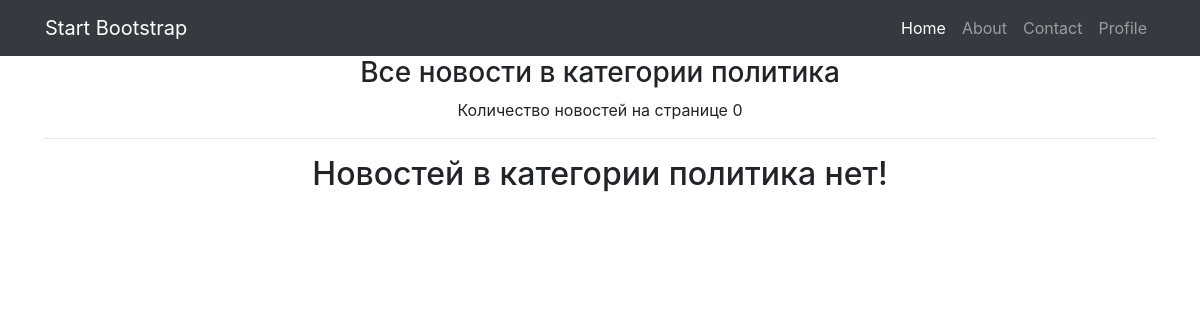
Before: /news/PLC/ with the older database file.
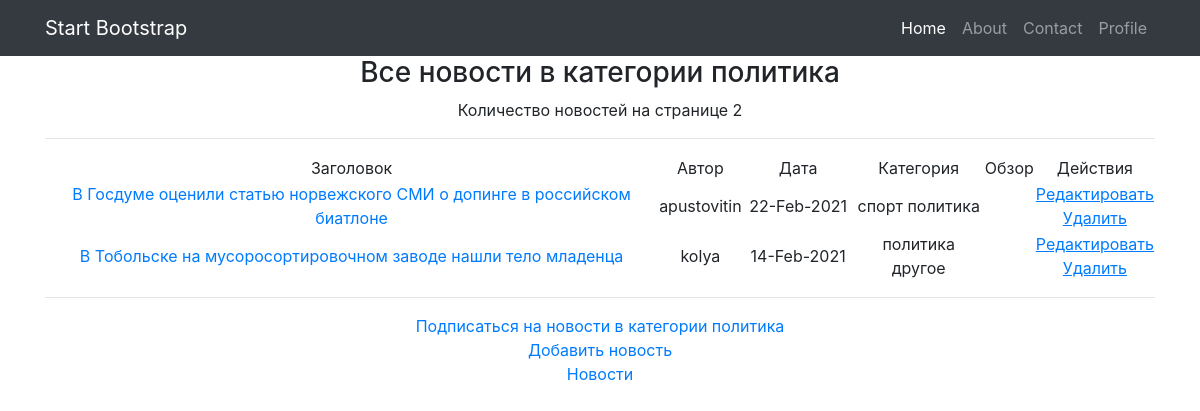
After: the same page with the newer database file.
### news/models.py (models this page shows, shortened)
class Post(models.Model):
    article = 'AT'
    news = 'NW'
    TYPES = [(article, 'статья'), (news, 'новость')]
    author = models.ForeignKey('accounts.Author', on_delete=models.CASCADE)
    type = models.CharField(max_length=2, choices=TYPES, default=news)
    creation_datetime = models.DateTimeField(auto_now_add=True)
    category = models.ManyToManyField(Category, through='PostCategory')
    title = models.CharField(max_length=255)
    content = models.TextField()
    rating = models.IntegerField(default=0)
    def get_categories(self):
        categories = []
        for post_category_obj in PostCategory.objects.filter(post=self):
            categories += [post_category_obj.category.get_category_label_list()]
        return categories

### accounts/models.py (models this page shows, shortened)
class Author(models.Model):
    user = models.OneToOneField(User, on_delete=models.CASCADE)
    rating = models.IntegerField(default=0)

### news/views.py (the view)
# urls.py: path('<str:post_category>/', cache_page(60*5)(CategorizedNewsList.as_view()), name='categorized_news'),
class CategorizedNewsList(ListView):
    model = Post
    template_name = 'categorized_news.html'
    def get_context_data(self, **kwargs):
        context = super().get_context_data(**kwargs)
        post_category = self.kwargs.get('post_category')
        category_label_list = Category.objects.get(post_category=post_category).get_category_label_list()
        context['post_category'] = category_label_list[0]
        context['category_label'] = category_label_list[1]
        user = self.request.user
        if user.is_anonymous:
            context['is_subscribtion'] = False
        else:
            context['is_subscribtion'] =\
                CategorySubscribers.objects.filter(category__post_category=post_category, user=user).exists()
        context['categorized_news'] = \
            Post.objects.filter(type='NW', category__post_category=post_category).order_by('-creation_datetime')
        return context

### news/models.py (called while the page is built)
    def get_category_label_list(self):
        for category in self.CATEGORIES:
            if category[0] == self.post_category:
                return category

### news/templatetags/custom_filters.py (called while the page is built)
@register.filter(name='profanity')
def profanity(text):
    pf_filter = ProfanityFilter(languages=['ru', 'en'])
    return pf_filter.censor(text)

### templates/categorized_news.html (shortened to what this page needs)
{% extends 'flatpages/default.html' %}
{% load custom_filters %}
{% block content %}
    <h3>Все новости в категории {{ category_label }}</h3>
    <p1>Количество новостей на странице {{ categorized_news|length }}</p1>
    <hr>
    {% if categorized_news %}
        <table>
            <tr>
                <td>
                    Заголовок
                </td>
                <td>
                    Автор
                </td>
                <td width="10%">
                    Дата
                </td>
                <td>
                    Категория
                </td>
                <td>
                    Обзор
                </td>
                <td>
                    Действия
                </td>
            </tr>
        {% for o_news in categorized_news %}
            <tr>
                <td>
                    <a href="{% url 'one_news' o_news.id %}">{{ o_news.title }}</a>
                </td>
                <td>
                    {{ o_news.author.user }}
                </td>
                <td  width="10%">
                    {{ o_news.creation_datetime|date:'d-M-Y' }}
                </td>
                <td>
                    {% for category_label_list in o_news.get_categories %}
                        {{ category_label_list.1 }}
                    {% endfor %}
                </td>
                <td>
                </td>
                <td>
                    <a href="{% url 'news_update' o_news.id %}"><u>Редактировать</u></a>
                    <br />
                    <a href="{% url 'news_delete' o_news.id %}"><u> Удалить </u></a>
                </td>
            </tr>
        {% endfor %}
        </table>
    <hr>
    {% if is_subscribtion %}
        <a href="{% url 'unsubscribe_category' post_category %}">
            Отписаться от новостей в категории {{ category_label }}
        </a>
        <br>
    {% else %}
        <a href="{% url 'subscribe_category' post_category %}">
            Подписаться на новости в категории {{ category_label }}
        </a>
        <br>
    {% endif %}
    <a href="{% url 'news_add' %}">Добавить новость</a>
    <br>
    <a href="/news/">    Новости</a>
    {% else %}
        <h2>Новостей в категории {{ category_label }} нет!</h2>
    {% endif %}
{% endblock content %}

Changed rows visible on the page:
added Post: title "В Госдуме оценили статью норвежского СМИ о допинге в российском биатлоне", author.user "apustovitin", creation_datetime "22-Feb-2021", category_label_list "спорт" "политика"
added Post: title "В Тобольске на мусоросортировочном заводе нашли тело младенца", author.user "kolya", creation_datetime "14-Feb-2021", category_label_list "политика" "другое"
Other visible differences:
{{ categorized_news|length }}: "0" → "2"
{{ category_label }}: (not shown) → "политика"
{{ category_label }}: "политика" → (not shown)
text no longer shown: "Новостей в категории нет!"
text now shown: "Заголовок Автор Дата Категория Обзор Действия Подписаться на новости в категории Добавить новость Новости"
